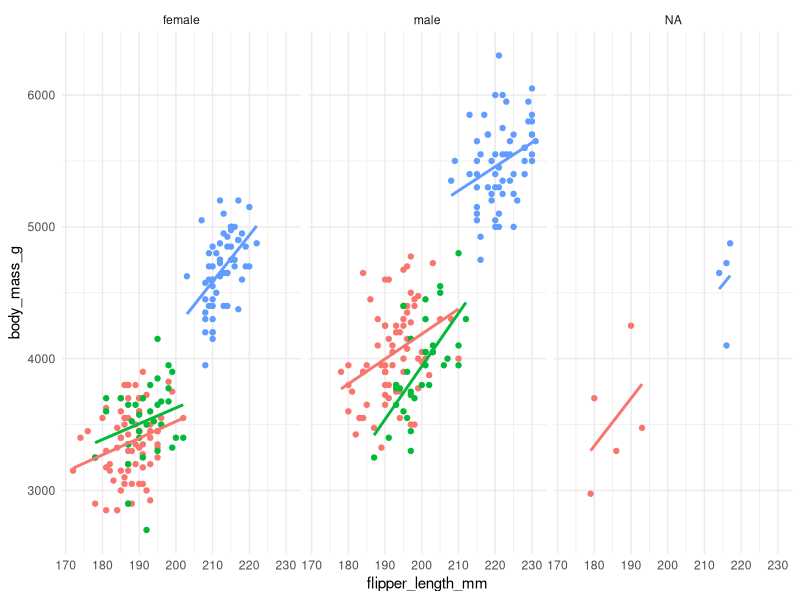
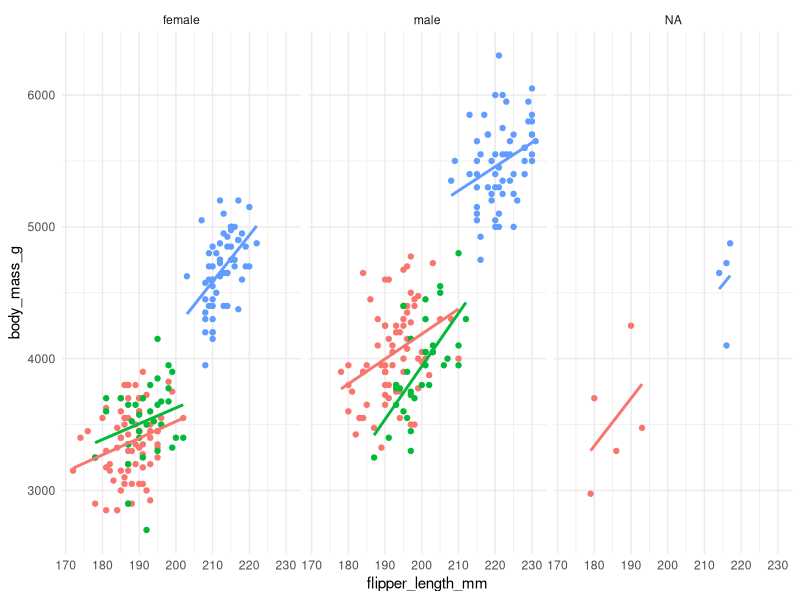

Generate these figures, in order, with R:

            library(ggplot2)
            library(palmerpenguins)
            built_answer <- tryCatch(
                {
                    set.seed(42)
                    ggplot(penguins, aes(x = flipper_length_mm, y = body_mass_g, colour = species)) + geom_point() + geom_smooth(method = "lm", se = FALSE) + facet_wrap(~ sex) + theme_minimal() + theme(legend.position = "none")
                    suppressWarnings(
                        if (!file.exists("/sandbox/figures/flipper-length_body-mass_scatter_smooth_facet_sex_legend_off_answer.png")) {
                            ggsave(
                                width = 3,
                                height = 3,
                                "/sandbox/figures/flipper-length_body-mass_scatter_smooth_facet_sex_legend_off_answer.png"
                            )
                        }
                    )
                    suppressWarnings(
                        ggplot_build(last_plot())
                    )
                },
                error = function(e) {
                    'ERROR'
                }
            )
            built_submission <- tryCatch(
                {
                    set.seed(42)
                    ggplot(penguins, aes(x = flipper_length_mm, y = body_mass_g, color = species)) +
  geom_point() +
  geom_smooth(method = "lm", se = FALSE) +
  facet_wrap(~ sex) +
  theme_minimal() +
  theme(legend.position = "none")
                    suppressWarnings(
                        ggsave(
                            width = 3,
                            height = 3,
                            "figures/flipper-length_body-mass_scatter_smooth_facet_sex_legend_off_submission_command-a-plus.png"
                        )
                    )
                    suppressWarnings(
                        ggplot_build(last_plot())
                    )
                },
                error = function(e) {
                    'ERROR'
                }
            )
            cat(isTRUE(all.equal(built_answer, built_submission)))
        
